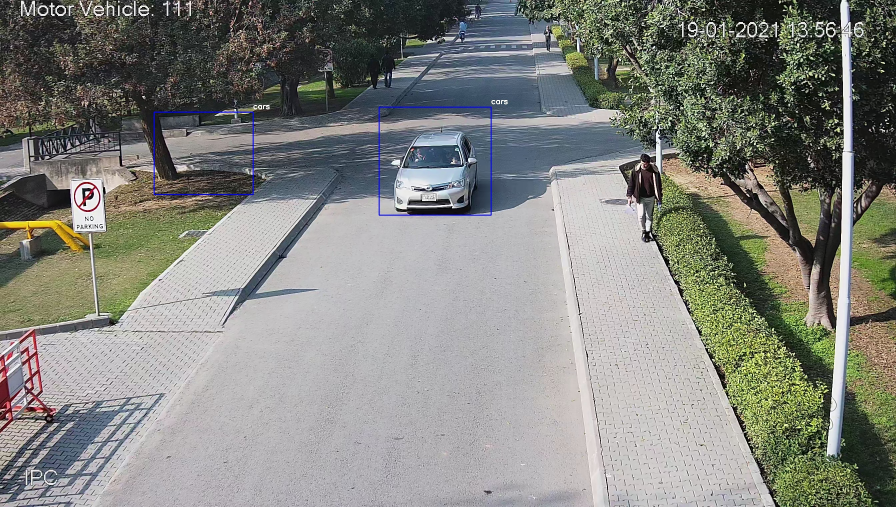
#> input picture model_training/testing/frame0.jpg, 2688 x 1520 px, given as the content of the folder ../dataset/images, which was not available (shown at 1/3 size)
$ jupyter execute --allow-errors 001-scv-model.ipynb   (older library calls are emulated)
#> lines starting #> are read from the running program, lines starting #| are printed output that depends on the picture; pictures that were not available may be replaced by others from this repository, and a replacement may not be noted
[cell 1]
import os
import cv2
import numpy as np
from skimage.feature import hog

# Function to load images from a directory and return them as a list
def load_images_from_folder(folder_path):
#> called with folder_path = '../dataset/images'
    images = []
    labels = []
    for label_folder in os.listdir(folder_path):
        label_folder_path = os.path.join(folder_path, label_folder)
        for filename in os.listdir(label_folder_path):
            img_path = os.path.join(label_folder_path, filename)
            img = cv2.imread(img_path)
#> img is the input picture: shape (1520, 2688, 3); mean B, G, R 127.2, 132.9, 131.8
            img = cv2.resize(img, (128, 128))
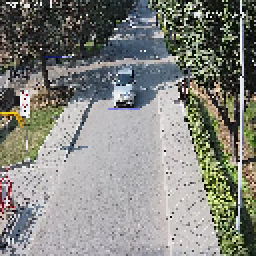
#> img: shape (128, 128, 3) (shown 2 times larger); mean B, G, R 127.4, 133.3, 132.1
            img = cv2.cvtColor(img, cv2.COLOR_BGR2RGB)
            if img is not None:
                images.append(img)
                labels.append(label_folder)
    return images, labels

# Load dataset
dataset_folder = '../dataset/images'
images, labels = load_images_from_folder(dataset_folder)
#> images = 1 item; labels = ['frame0.jpg']
print(f"Loaded {len(images)} images with corresponding labels.")
#| Loaded 1 images with corresponding labels.

[cell 2]
import cv2
import numpy as np
from skimage.feature import hog

def cannyEdge(img):
    img=cv2.resize(img,(128,128))
    med_value = np.median(img)
    lower = int(max(0, 0.7 * med_value))
    upper = int(min(255, 1.13 * med_value))
    blured_img = cv2.GaussianBlur(img, (7, 7), 0)
    edge = cv2.Canny(image=blured_img, threshold1=lower, threshold2=upper)
    return edge

def extract_hog_features(image, orientations=9, pixels_per_cell=(8, 8), cells_per_block=(2, 2)):
    img = cv2.cvtColor(image, cv2.COLOR_BGR2GRAY)
    img = cv2.resize(img, (64, 64))
    features, hog_image = hog(img, orientations=orientations,
                              pixels_per_cell=pixels_per_cell,
                              cells_per_block=cells_per_block,
                              transform_sqrt=True,
                              visualize=True, feature_vector=True)
    return features

def extract_combined_features(image):
    canny_features = cannyEdge(image)
#> in cannyEdge, `med_value = np.median(img)`: med_value = 151
#> in cannyEdge, `lower = int(max(0, 0.7 * med_value))`: lower = 105
#> in cannyEdge, `upper = int(min(255, 1.13 * med_value))`: upper = 170
#> in cannyEdge, `blured_img = cv2.GaussianBlur(img, (7, 7), 0)`:
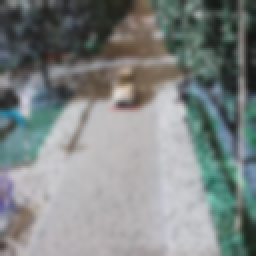
#> blured_img: shape (128, 128, 3) (shown 2 times larger); mean of channels 0, 1, 2 132.2, 133.3, 127.4; drawn as B, G, R
#> in cannyEdge, `edge = cv2.Canny(image=blured_img, threshold1=lower, threshold2=upper)`:
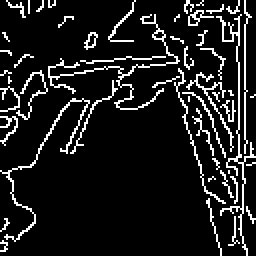
#> edge: shape (128, 128) (shown 2 times larger); 10.9% white in thin lines or dots
    canny_flattened = canny_features.flatten()
    hog_features = extract_hog_features(image)
    canny_flattened = canny_flattened.astype(np.float32)

    combined_features = np.concatenate((canny_flattened, hog_features))
    return combined_features

features = [extract_combined_features(img) for img in images]
#> in extract_combined_features, `canny_flattened = canny_features.flatten()`: canny_flattened = 16384 values, max 255 at index 3, min 0 at index 0, mean 27.72
#> in extract_hog_features, `img = cv2.resize(img, (64, 64))`:
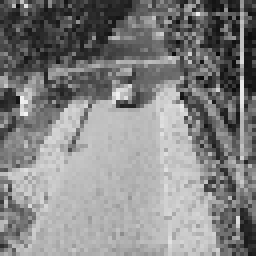
#> img: shape (64, 64) (shown 4 times larger); min 9, max 245, mean 131.5
#> in extract_hog_features, `features, hog_image = hog(img, orientations=orientations, pixels_per_c..`: features = 1764 values, max 0.357 at index 1080, min 0 at index 752, mean 0.148
#> in extract_combined_features, `hog_features = extract_hog_features(image)`: hog_features has the same summary as features in extract_hog_features
#> in extract_combined_features, `combined_features = np.concatenate((canny_flattened, hog_features))`: combined_features = 18148 values, max 255 at index 3, min 0 at index 0, mean 25.04
#> features = 1 item
features_arr = np.array(features)

print(f"Features array shape: {features_arr.shape}")
#| Features array shape: (1, 18148)

[cell 3]
def cannyEdge(img):
    img=cv2.resize(img,(128,128))
    med_value = np.median(img)
    lower = int(max(0, 0.7 * med_value))
    upper = int(min(255, 1.13 * med_value))
    blured_img = cv2.GaussianBlur(img, (7, 7), 0)
    edge = cv2.Canny(image=blured_img, threshold1=lower, threshold2=upper)
    return edge

[cell 4]
from sklearn.preprocessing import LabelEncoder

label_encoder = LabelEncoder()
encoded_labels = label_encoder.fit_transform(labels)
#> encoded_labels = [0]

[cell 5]
from sklearn.svm import SVC
from sklearn.model_selection import train_test_split
from sklearn.metrics import classification_report


#> (the rest of this cell did not finish here and is left out)

[cell 6]
# [26 lines left out: functions sliding_window, detect_vehicles_in_frame, not called in this run]

[cell 7]
import cv2
import numpy as np

# [56 lines left out: functions sliding_window, detect_vehicles_in_frame, process_video, not called in this run]

# Example usage (ensure model and label_encoder are defined properly)
#> (the rest of this cell did not finish here and is left out)

[cell 8]
def pyramid(image, scale=1.5, min_size=(40, 40)):
    yield image

    # Generate pyramid levels until minimum size is reached
    while True:
        # Calculate the new image size based on
        # the scale factor and resize the image
        w = int(image.shape[1] / scale)
        h = int(image.shape[0] / scale)
        image = cv2.resize(image, (w, h))

        # If the new level is too small, stop generating more levels
        if image.shape[0] < min_size[1] or image.shape[1] < min_size[0]:
            break

        yield image


def sliding_window(image, step_size, window_size):
    # get the window and image sizes
    h, w = window_size
    image_h, image_w = image.shape[:2]

    # loop over the image, taking steps of size `step_size`
    for y in range(0, image_h, step_size):
        for x in range(0, image_w, step_size):
            # define the window
            window = image[y:y + h, x:x + w]
            # if the window is below the minimum window size, ignore it
            if window.shape[:2] != window_size:
                continue
            # yield the current window
            yield (x, y, window)


image = cv2.imread("./main_video_frames/frame8.jpg")

w, h = 375, 375

#> (the rest of this cell did not finish here and is left out)

[cell 9]
import cv2
import numpy as np
from matplotlib import pyplot as plt

gray_img = cv2.imread('../dataset/images/cars/1052.jpg', cv2.IMREAD_GRAYSCALE)
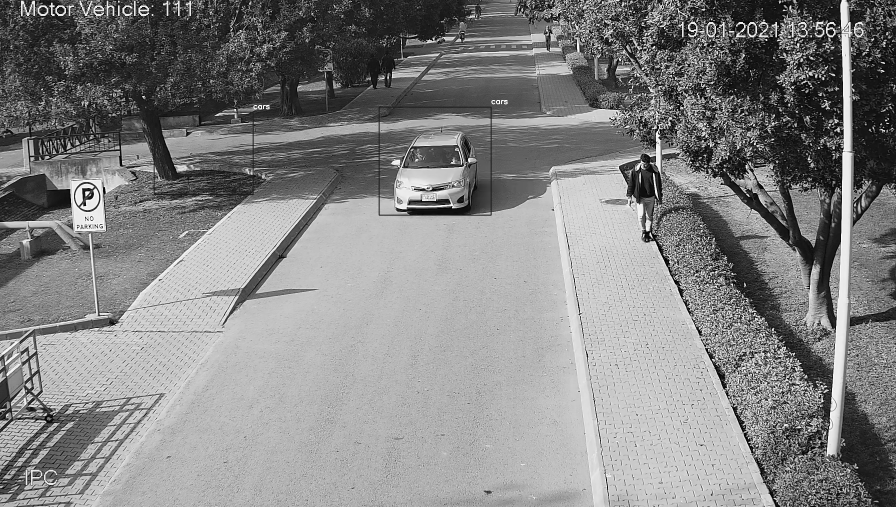
#> gray_img: shape (1520, 2688) (shown at 1/3 size); min 0, max 255, mean 131.9
cv2.imshow('RICHEST MAN',gray_img)
hist = cv2.calcHist([gray_img],[0],None,[256],[0,256])
#> hist = 256 values, max 53647 at index 192, min 868 at index 254, mean 15960
plt.hist(gray_img.ravel(),256,[0,256])
plt.title('Histogram for gray scale picture')
plt.show()
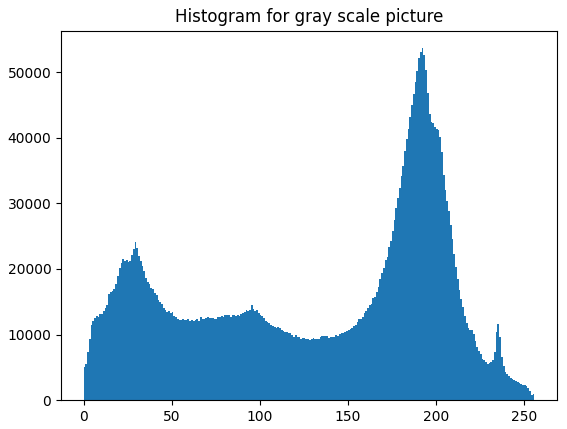
#> figure drawn by matplotlib, 1 panel; tallest bar 53647 high, from x = 192 to 193

while True:
    k = cv2.waitKey(0) & 0xFF
#> (key q is pressed here)
    if k == 27: break             # ESC key to exit
cv2.destroyAllWindows()
